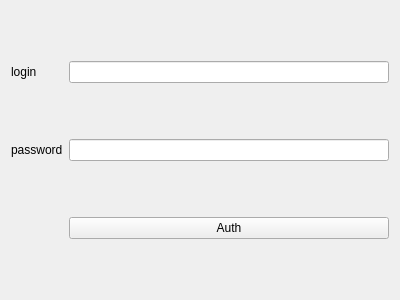
<?xml version="1.0" encoding="UTF-8"?>
<ui version="4.0">
 <class>AuthForm</class>
 <widget class="QWidget" name="AuthForm">
  <property name="geometry">
   <rect>
    <x>0</x>
    <y>0</y>
    <width>400</width>
    <height>300</height>
   </rect>
  </property>
  <property name="windowTitle">
   <string>Form</string>
  </property>
  <layout class="QGridLayout" name="gridLayout">
   <item row="0" column="1">
    <widget class="QLineEdit" name="login"/>
   </item>
   <item row="0" column="0">
    <widget class="QLabel" name="label">
     <property name="text">
      <string>login</string>
     </property>
    </widget>
   </item>
   <item row="1" column="0">
    <widget class="QLabel" name="label_2">
     <property name="text">
      <string>password</string>
     </property>
    </widget>
   </item>
   <item row="1" column="1">
    <widget class="QLineEdit" name="pass"/>
   </item>
   <item row="3" column="1">
    <widget class="QPushButton" name="enterButton">
     <property name="text">
      <string>Auth</string>
     </property>
    </widget>
   </item>
  </layout>
 </widget>
 <resources/>
 <connections/>
</ui>
